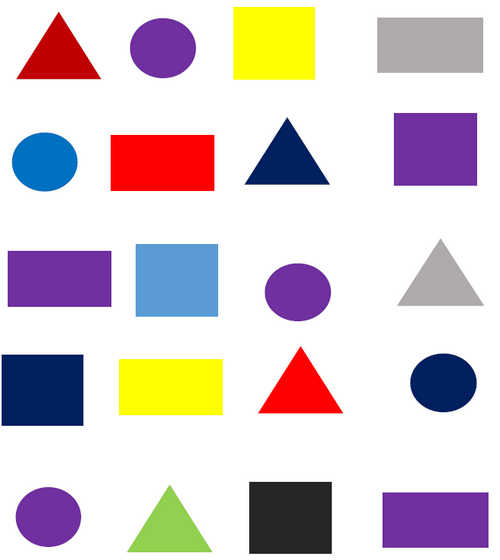
#> input picture OpenCV EEA/Shape.jpg, 500 x 560 px
$ python Abhishek_220048_Midterm_Code3.py
#> lines starting #> are read from the running program, lines starting #| are printed output that depends on the picture; after the words box and inside, x2 and y2 are one past the last pixel; in counts of white or black regions, pixels touching at a corner belong together
import cv2
import numpy as np

def colour(s):

#> called with s = 'Shape.jpg'
    image = cv2.imread(s)
#> image is the input picture: shape (560, 500, 3); mean B, G, R 206.9, 203.4, 214.9

    lower = np.array([0, 100, 100], dtype=np.uint8)  #Lower BGR values for yellow
    upper = np.array([40, 255, 255], dtype=np.uint8) #Upper BGR values for yellow

    mask = cv2.inRange(image, lower, upper)
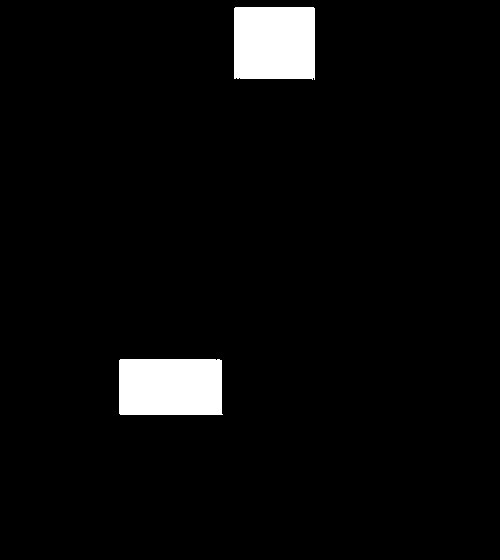
#> mask: shape (560, 500); 4.1% white; 2 white regions
    contours, _ = cv2.findContours(mask, cv2.RETR_EXTERNAL, cv2.CHAIN_APPROX_SIMPLE)
#> contours = 2 contours; box (x1, y1, x2, y2) and area: (234, 7, 315, 80) 5676, (119, 359, 223, 415) 5607

    finalImage = image.copy()
    cv2.drawContours(finalImage, contours, -1, (0, 0, 255), 2)
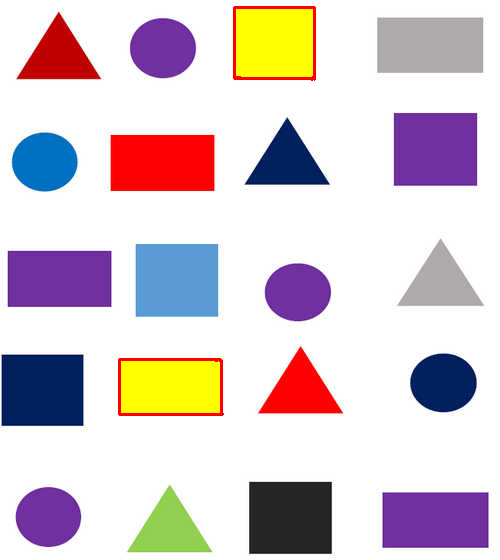
#> finalImage: shape (560, 500, 3); 0.66% of pixels changed, all inside (x1, y1, x2, y2) = (118, 6, 316, 416)

    cv2.imshow('Original Image', image)
    cv2.imshow('Color Detected Image', finalImage)
    cv2.waitKey(0)
    cv2.destroyAllWindows()


path = 'Shape.jpg'
colour(path)
